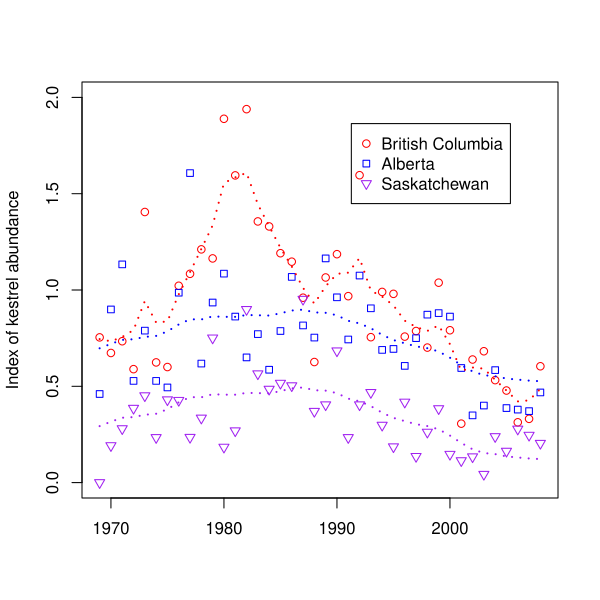

Reproduce this figure in R.
###################################################
### code chunk number 33: Cs017_plot-bird-model-4-fits
###################################################
# Make a plot of the predicted trajectory, confidence intervals, and the raw data in log-space
plot(kestrel[, 1], kestrel[, 2], xlab = "", ylab = "Index of kestrel abundance", 
     main = "", col = "red", ylim = c(0, 2), pch = 21)
points(kestrel[, 1], kestrel[, 3], col = "blue", pch = 22)
points(kestrel[, 1], kestrel[, 4], col = "purple", pch = 25)
lines(kestrel[, 1], c(kem.b4$states[1, ]), lty = 3, lwd = 2, col = "red")
lines(kestrel[, 1], c(kem.b4$states[2, ]), lty = 3, lwd = 2, col = "blue")
lines(kestrel[, 1], c(kem.b4$states[2, ] + coef(kem.b4, type = "matrix")$A[3, 1]), 
      lty = 3, lwd = 2, col = "purple")
legend("topright", inset = 0.1, legend = c("British Columbia", "Alberta", "Saskatchewan"), 
       col = c("red", "blue", "purple"), pch = c(21, 22, 25))
